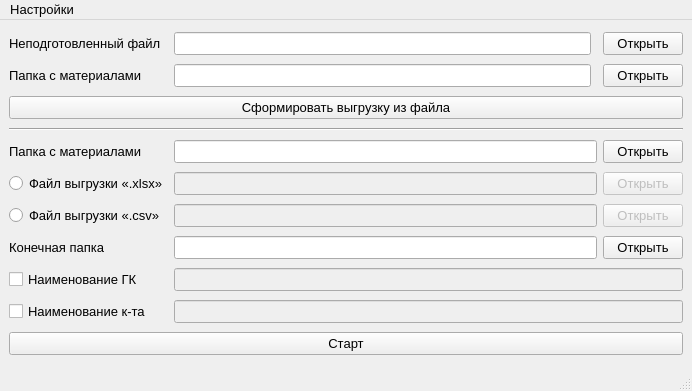
<?xml version="1.0" encoding="UTF-8"?>
<ui version="4.0">
 <class>mainWindow</class>
 <widget class="QMainWindow" name="mainWindow">
  <property name="geometry">
   <rect>
    <x>0</x>
    <y>0</y>
    <width>692</width>
    <height>391</height>
   </rect>
  </property>
  <property name="font">
   <font>
    <pointsize>10</pointsize>
   </font>
  </property>
  <property name="windowTitle">
   <string>Главное окно</string>
  </property>
  <widget class="QWidget" name="centralwidget">
   <layout class="QGridLayout" name="gridLayout">
    <item row="9" column="3">
     <widget class="QPushButton" name="pushButton_open_path_finish_dir">
      <property name="sizePolicy">
       <sizepolicy hsizetype="Fixed" vsizetype="Fixed">
        <horstretch>0</horstretch>
        <verstretch>0</verstretch>
       </sizepolicy>
      </property>
      <property name="text">
       <string>Открыть</string>
      </property>
     </widget>
    </item>
    <item row="5" column="3">
     <widget class="QPushButton" name="pushButton_open_material_sp_dir">
      <property name="sizePolicy">
       <sizepolicy hsizetype="Fixed" vsizetype="Fixed">
        <horstretch>0</horstretch>
        <verstretch>0</verstretch>
       </sizepolicy>
      </property>
      <property name="text">
       <string>Открыть</string>
      </property>
     </widget>
    </item>
    <item row="1" column="0">
     <widget class="QLabel" name="label_dir_check_material">
      <property name="text">
       <string>Папка с материалами</string>
      </property>
     </widget>
    </item>
    <item row="3" column="0" colspan="4">
     <widget class="QPushButton" name="pushButton_form_file">
      <property name="text">
       <string>Сформировать выгрузку из файла</string>
      </property>
     </widget>
    </item>
    <item row="4" column="0" colspan="4">
     <widget class="Line" name="line">
      <property name="orientation">
       <enum>Qt::Horizontal</enum>
      </property>
     </widget>
    </item>
    <item row="7" column="0">
     <widget class="QRadioButton" name="radioButton_load_asu">
      <property name="text">
       <string>Файл выгрузки «.xlsx»</string>
      </property>
     </widget>
    </item>
    <item row="0" column="0">
     <widget class="QLabel" name="label_unformat_file">
      <property name="text">
       <string>Неподготовленный файл</string>
      </property>
     </widget>
    </item>
    <item row="9" column="1" colspan="2">
     <widget class="QLineEdit" name="lineEdit_path_dir_finish"/>
    </item>
    <item row="9" column="0">
     <widget class="QLabel" name="label_finish_folder">
      <property name="text">
       <string>Конечная папка</string>
      </property>
     </widget>
    </item>
    <item row="5" column="0">
     <widget class="QLabel" name="label_material_sp">
      <property name="text">
       <string>Папка с материалами</string>
      </property>
     </widget>
    </item>
    <item row="8" column="3">
     <widget class="QPushButton" name="pushButton_open_load_manufacture_file">
      <property name="enabled">
       <bool>false</bool>
      </property>
      <property name="sizePolicy">
       <sizepolicy hsizetype="Fixed" vsizetype="Fixed">
        <horstretch>0</horstretch>
        <verstretch>0</verstretch>
       </sizepolicy>
      </property>
      <property name="text">
       <string>Открыть</string>
      </property>
     </widget>
    </item>
    <item row="11" column="1" colspan="3">
     <widget class="QLineEdit" name="lineEdit_name_set">
      <property name="enabled">
       <bool>false</bool>
      </property>
     </widget>
    </item>
    <item row="0" column="3">
     <widget class="QPushButton" name="pushButton_open_unformat_file">
      <property name="text">
       <string>Открыть</string>
      </property>
     </widget>
    </item>
    <item row="8" column="1" colspan="2">
     <widget class="QLineEdit" name="lineEdit_path_file_manufacture">
      <property name="enabled">
       <bool>false</bool>
      </property>
     </widget>
    </item>
    <item row="1" column="1">
     <widget class="QLineEdit" name="lineEdit_path_dir_check_material"/>
    </item>
    <item row="1" column="3">
     <widget class="QPushButton" name="pushButton_open_check_material_dir">
      <property name="text">
       <string>Открыть</string>
      </property>
     </widget>
    </item>
    <item row="7" column="1" colspan="2">
     <widget class="QLineEdit" name="lineEdit_path_load_asu_file">
      <property name="enabled">
       <bool>false</bool>
      </property>
     </widget>
    </item>
    <item row="7" column="3">
     <widget class="QPushButton" name="pushButton_open_load_asu_file">
      <property name="enabled">
       <bool>false</bool>
      </property>
      <property name="sizePolicy">
       <sizepolicy hsizetype="Fixed" vsizetype="Fixed">
        <horstretch>0</horstretch>
        <verstretch>0</verstretch>
       </sizepolicy>
      </property>
      <property name="text">
       <string>Открыть</string>
      </property>
     </widget>
    </item>
    <item row="10" column="0">
     <widget class="QCheckBox" name="checkBox_name_gk">
      <property name="text">
       <string>Наименование ГК</string>
      </property>
     </widget>
    </item>
    <item row="12" column="0" colspan="4">
     <widget class="QPushButton" name="pushButton_start">
      <property name="text">
       <string>Старт</string>
      </property>
     </widget>
    </item>
    <item row="0" column="1">
     <widget class="QLineEdit" name="lineEdit_path_file_unformat_file"/>
    </item>
    <item row="11" column="0">
     <widget class="QCheckBox" name="checkBox_name_set">
      <property name="text">
       <string>Наименование к-та</string>
      </property>
     </widget>
    </item>
    <item row="5" column="1" colspan="2">
     <widget class="QLineEdit" name="lineEdit_path_dir_material_sp"/>
    </item>
    <item row="10" column="1" colspan="3">
     <widget class="QLineEdit" name="lineEdit_name_gk">
      <property name="enabled">
       <bool>false</bool>
      </property>
     </widget>
    </item>
    <item row="8" column="0">
     <widget class="QRadioButton" name="radioButton_load_manufacture">
      <property name="text">
       <string>Файл выгрузки «.csv»</string>
      </property>
     </widget>
    </item>
   </layout>
  </widget>
  <widget class="QMenuBar" name="menubar">
   <property name="geometry">
    <rect>
     <x>0</x>
     <y>0</y>
     <width>692</width>
     <height>23</height>
    </rect>
   </property>
   <widget class="QMenu" name="menu">
    <property name="title">
     <string>Настройки</string>
    </property>
    <addaction name="action_default_window"/>
   </widget>
   <addaction name="menu"/>
  </widget>
  <widget class="QStatusBar" name="statusbar"/>
  <action name="action_default_window">
   <property name="text">
    <string>Настройки по умолчанию</string>
   </property>
  </action>
 </widget>
 <resources/>
 <connections>
  <connection>
   <sender>checkBox_name_gk</sender>
   <signal>toggled(bool)</signal>
   <receiver>lineEdit_name_gk</receiver>
   <slot>setEnabled(bool)</slot>
   <hints>
    <hint type="sourcelabel">
     <x>102</x>
     <y>290</y>
    </hint>
    <hint type="destinationlabel">
     <x>490</x>
     <y>290</y>
    </hint>
   </hints>
  </connection>
  <connection>
   <sender>checkBox_name_set</sender>
   <signal>toggled(bool)</signal>
   <receiver>lineEdit_name_set</receiver>
   <slot>setEnabled(bool)</slot>
   <hints>
    <hint type="sourcelabel">
     <x>102</x>
     <y>380</y>
    </hint>
    <hint type="destinationlabel">
     <x>490</x>
     <y>380</y>
    </hint>
   </hints>
  </connection>
  <connection>
   <sender>radioButton_load_asu</sender>
   <signal>toggled(bool)</signal>
   <receiver>lineEdit_path_load_asu_file</receiver>
   <slot>setEnabled(bool)</slot>
   <hints>
    <hint type="sourcelabel">
     <x>92</x>
     <y>73</y>
    </hint>
    <hint type="destinationlabel">
     <x>407</x>
     <y>73</y>
    </hint>
   </hints>
  </connection>
  <connection>
   <sender>radioButton_load_manufacture</sender>
   <signal>toggled(bool)</signal>
   <receiver>lineEdit_path_file_manufacture</receiver>
   <slot>setEnabled(bool)</slot>
   <hints>
    <hint type="sourcelabel">
     <x>92</x>
     <y>103</y>
    </hint>
    <hint type="destinationlabel">
     <x>407</x>
     <y>103</y>
    </hint>
   </hints>
  </connection>
  <connection>
   <sender>radioButton_load_asu</sender>
   <signal>toggled(bool)</signal>
   <receiver>pushButton_open_load_asu_file</receiver>
   <slot>setEnabled(bool)</slot>
   <hints>
    <hint type="sourcelabel">
     <x>92</x>
     <y>73</y>
    </hint>
    <hint type="destinationlabel">
     <x>715</x>
     <y>73</y>
    </hint>
   </hints>
  </connection>
  <connection>
   <sender>radioButton_load_manufacture</sender>
   <signal>toggled(bool)</signal>
   <receiver>pushButton_open_load_manufacture_file</receiver>
   <slot>setEnabled(bool)</slot>
   <hints>
    <hint type="sourcelabel">
     <x>92</x>
     <y>103</y>
    </hint>
    <hint type="destinationlabel">
     <x>715</x>
     <y>103</y>
    </hint>
   </hints>
  </connection>
 </connections>
</ui>
